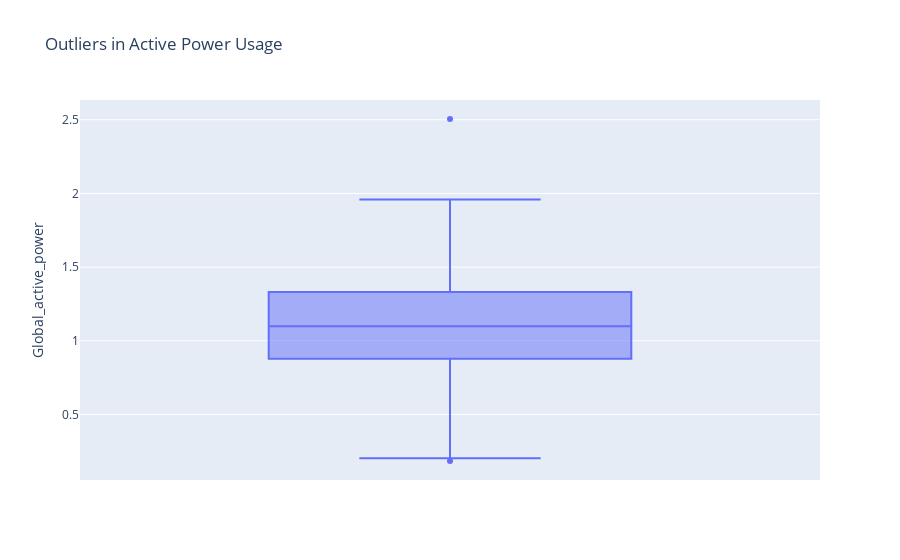

Notebook source saved alongside this figure:
### Markdown cell above
Outlier detection to find anomalies

### Code cell
fig = px.box(df2, y='Global_active_power', title='Outliers in Active Power Usage')
fig.show()

### Figure 1 — Plotly figure (JSON) as saved in the notebook; plotly's stock layout.template omitted (floating-point values rounded to 4 significant figures; data arrays with more than 128 entries replaced by an {"elided": "..."} marker saying what was removed)
{"data": [{"alignmentgroup": "True", "hovertemplate": "Global_active_power=%{y}<extra></extra>", "legendgroup": "", "marker": {"color": "#636efa"}, "name": "", "notched": false, "offsetgroup": "", "orientation": "v", "showlegend": false, "type": "box", "x0": " ", "xaxis": "x", "y": {"elided": "207 float values"}, "y0": " ", "yaxis": "y"}], "layout": {"boxmode": "group", "legend": {"tracegroupgap": 0}, "title": {"text": "Outliers in Active Power Usage"}, "xaxis": {"anchor": "y", "domain": [0, 1]}, "yaxis": {"anchor": "x", "domain": [0, 1], "title": {"text": "Global_active_power"}}}}
